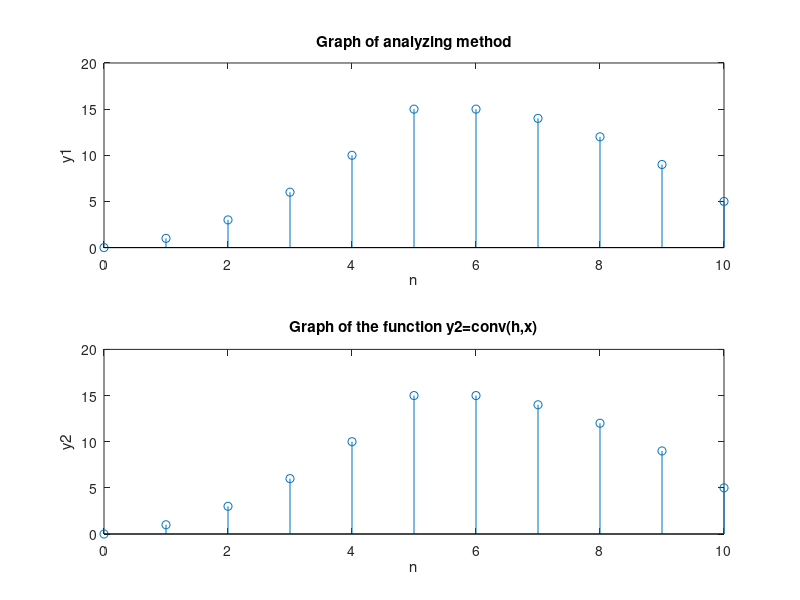

Write the MATLAB code that produced this figure.
%exercise 2.1c

nx=[0:5];
nh=[0:5];
ny=[0:10];

x=[ones(1,6)];
h=[0 1 2 3 4 5];
y1=[zeros(1,11)];

%analyzing method
for i=1:6
    for k=1:i
    y1(i)=y1(i)+h(k);
    end
end

for j=7:11
    for k=j-5:6
        y1(j)=y1(j)+h(k)
    end
end

subplot(2,1,1);
stem(ny,y1);
xlabel('n');ylabel('y1');
title('Graph of analyzing method');

y2=conv(h,x);%the convolution function
subplot(2,1,2);
stem(ny,y2);
xlabel('n');ylabel('y2');
title('Graph of the function y2=conv(h,x)');